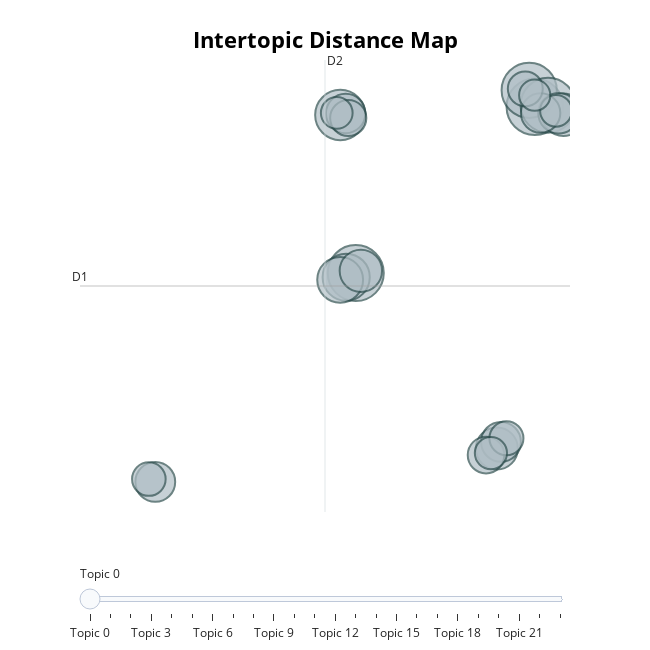

The notebook cell this image was saved under:
### Code cell
topic_model.visualize_topics()

### Figure 1 — Plotly figure (JSON) as saved in the notebook; plotly's stock layout.template omitted (floating-point values rounded to 4 significant figures)
{"data": [{"customdata": [[0, "decision divorce | divorce question | question divorce | father children | end marriage", 105], [1, "new job | job question | quit job | leave job | change job", 103], [2, "nursing home | question father | surgery question | admitted hospital | went doctor", 100], [3, "relationship question | longterm relationship | decision break | end relationship | question hardest", 99], [4, "real estate | house question | buy house | new house | school district", 83], [5, "job question | senior management | development team | redo plan | team members", 73], [6, "question na question | na question | question na | question na question na | na question na", 69], [7, "start business | starting business | job start | job start business | business question", 59], [8, "primary school | new school | private school | school child | send child", 59], [9, "application form | filling application | choose major | high school | college entrance examination", 58], [10, "life question | cut ties | family members | society question | able visit", 54], [11, "loan question | money question | took loan | needed money | borrow money", 52], [12, "high school | junior college | going college | computer science | family wanted", 52], [13, "city question | moving city | question moving | city question leaving | moving away", 51], [14, "cesarean section | second child | question abortion | abortion question | got pregnant", 51], [15, "pursue mba | mba question | job pursue mba | pursuing mba | job pursue", 44], [16, "career development | new city | difficult decision accept | decision accept | promotion opportunity", 43], [17, "dog sleep | year old | correct thing | veterinary clinic | responsibility animal", 40], [18, "study abroad | studying abroad | foreign country | study university | away family", 38], [19, "buy car | car question | new car | buying new | car wanted", 37], [20, "entrance examination | postgraduate entrance | postgraduate entrance examination | college entrance examination | college entrance", 34], [21, "country question | leave country | leave family | moved canada | new country", 33], [22, "married question | question marriage | getting married | decision married | question kind", 33], [23, "grandmothers funeral | funeral question | home attend | say goodbye | league final", 32]], "hovertemplate": "<b>Topic %{customdata[0]}</b><br>%{customdata[1]}<br>Size: %{customdata[2]}", "legendgroup": "", "marker": {"color": "#B0BEC5", "line": {"color": "DarkSlateGrey", "width": 2}, "size": [105, 103, 100, 99, 83, 73, 69, 59, 59, 58, 54, 52, 52, 51, 51, 44, 43, 40, 38, 37, 34, 33, 33, 32], "sizemode": "area", "sizeref": 0.06563, "symbol": "circle"}, "mode": "markers", "name": "", "orientation": "v", "showlegend": false, "type": "scatter", "x": [-2.53, -8.73, -2.726, -2.073, -9.265, -9.062, -9.27, -8.554, -1.545, -3.847, -1.709, -15.67, -3.702, -9.08, -2.331, -4.22, -8.99, -2.861, -3.514, -15.89, -4.051, -9.388, -1.799, -2.535], "xaxis": "x", "y": [13.79, 0.6358, 15.09, 13.91, 13.13, 0.3054, 0.09713, 0.8117, 13.15, -13.24, 13.27, -15.87, -12.71, 13.25, 13.29, -13.76, 12.89, 15.2, -12.42, -15.65, -13.6, 13.3, 13.47, 14.7], "yaxis": "y"}], "layout": {"annotations": [{"showarrow": false, "text": "D1", "x": -18.28, "y": -0.388, "yshift": 10}, {"showarrow": false, "text": "D2", "x": -9.795, "xshift": 10, "y": 17.48}], "height": 650, "hoverlabel": {"bgcolor": "white", "font": {"family": "Rockwell", "size": 16}}, "legend": {"itemsizing": "constant", "tracegroupgap": 0}, "margin": {"t": 60}, "shapes": [{"line": {"color": "#CFD8DC", "width": 2}, "type": "line", "x0": -9.795, "x1": -9.795, "y0": -18.26, "y1": 17.48}, {"line": {"color": "#9E9E9E", "width": 2}, "type": "line", "x0": -18.28, "x1": -1.313, "y0": -0.388, "y1": -0.388}], "sliders": [{"active": 0, "pad": {"t": 50}, "steps": [{"args": [{"marker.color": [["red", "#B0BEC5", "#B0BEC5", "#B0BEC5", "#B0BEC5", "#B0BEC5", "#B0BEC5", "#B0BEC5", "#B0BEC5", "#B0BEC5", "#B0BEC5", "#B0BEC5", "#B0BEC5", "#B0BEC5", "#B0BEC5", "#B0BEC5", "#B0BEC5", "#B0BEC5", "#B0BEC5", "#B0BEC5", "#B0BEC5", "#B0BEC5", "#B0BEC5", "#B0BEC5"]]}], "label": "Topic 0", "method": "update"}, {"args": [{"marker.color": [["#B0BEC5", "red", "#B0BEC5", "#B0BEC5", "#B0BEC5", "#B0BEC5", "#B0BEC5", "#B0BEC5", "#B0BEC5", "#B0BEC5", "#B0BEC5", "#B0BEC5", "#B0BEC5", "#B0BEC5", "#B0BEC5", "#B0BEC5", "#B0BEC5", "#B0BEC5", "#B0BEC5", "#B0BEC5", "#B0BEC5", "#B0BEC5", "#B0BEC5", "#B0BEC5"]]}], "label": "Topic 1", "method": "update"}, {"args": [{"marker.color": [["#B0BEC5", "#B0BEC5", "red", "#B0BEC5", "#B0BEC5", "#B0BEC5", "#B0BEC5", "#B0BEC5", "#B0BEC5", "#B0BEC5", "#B0BEC5", "#B0BEC5", "#B0BEC5", "#B0BEC5", "#B0BEC5", "#B0BEC5", "#B0BEC5", "#B0BEC5", "#B0BEC5", "#B0BEC5", "#B0BEC5", "#B0BEC5", "#B0BEC5", "#B0BEC5"]]}], "label": "Topic 2", "method": "update"}, {"args": [{"marker.color": [["#B0BEC5", "#B0BEC5", "#B0BEC5", "red", "#B0BEC5", "#B0BEC5", "#B0BEC5", "#B0BEC5", "#B0BEC5", "#B0BEC5", "#B0BEC5", "#B0BEC5", "#B0BEC5", "#B0BEC5", "#B0BEC5", "#B0BEC5", "#B0BEC5", "#B0BEC5", "#B0BEC5", "#B0BEC5", "#B0BEC5", "#B0BEC5", "#B0BEC5", "#B0BEC5"]]}], "label": "Topic 3", "method": "update"}, {"args": [{"marker.color": [["#B0BEC5", "#B0BEC5", "#B0BEC5", "#B0BEC5", "red", "#B0BEC5", "#B0BEC5", "#B0BEC5", "#B0BEC5", "#B0BEC5", "#B0BEC5", "#B0BEC5", "#B0BEC5", "#B0BEC5", "#B0BEC5", "#B0BEC5", "#B0BEC5", "#B0BEC5", "#B0BEC5", "#B0BEC5", "#B0BEC5", "#B0BEC5", "#B0BEC5", "#B0BEC5"]]}], "label": "Topic 4", "method": "update"}, {"args": [{"marker.color": [["#B0BEC5", "#B0BEC5", "#B0BEC5", "#B0BEC5", "#B0BEC5", "red", "#B0BEC5", "#B0BEC5", "#B0BEC5", "#B0BEC5", "#B0BEC5", "#B0BEC5", "#B0BEC5", "#B0BEC5", "#B0BEC5", "#B0BEC5", "#B0BEC5", "#B0BEC5", "#B0BEC5", "#B0BEC5", "#B0BEC5", "#B0BEC5", "#B0BEC5", "#B0BEC5"]]}], "label": "Topic 5", "method": "update"}, {"args": [{"marker.color": [["#B0BEC5", "#B0BEC5", "#B0BEC5", "#B0BEC5", "#B0BEC5", "#B0BEC5", "red", "#B0BEC5", "#B0BEC5", "#B0BEC5", "#B0BEC5", "#B0BEC5", "#B0BEC5", "#B0BEC5", "#B0BEC5", "#B0BEC5", "#B0BEC5", "#B0BEC5", "#B0BEC5", "#B0BEC5", "#B0BEC5", "#B0BEC5", "#B0BEC5", "#B0BEC5"]]}], "label": "Topic 6", "method": "update"}, {"args": [{"marker.color": [["#B0BEC5", "#B0BEC5", "#B0BEC5", "#B0BEC5", "#B0BEC5", "#B0BEC5", "#B0BEC5", "red", "#B0BEC5", "#B0BEC5", "#B0BEC5", "#B0BEC5", "#B0BEC5", "#B0BEC5", "#B0BEC5", "#B0BEC5", "#B0BEC5", "#B0BEC5", "#B0BEC5", "#B0BEC5", "#B0BEC5", "#B0BEC5", "#B0BEC5", "#B0BEC5"]]}], "label": "Topic 7", "method": "update"}, {"args": [{"marker.color": [["#B0BEC5", "#B0BEC5", "#B0BEC5", "#B0BEC5", "#B0BEC5", "#B0BEC5", "#B0BEC5", "#B0BEC5", "red", "#B0BEC5", "#B0BEC5", "#B0BEC5", "#B0BEC5", "#B0BEC5", "#B0BEC5", "#B0BEC5", "#B0BEC5", "#B0BEC5", "#B0BEC5", "#B0BEC5", "#B0BEC5", "#B0BEC5", "#B0BEC5", "#B0BEC5"]]}], "label": "Topic 8", "method": "update"}, {"args": [{"marker.color": [["#B0BEC5", "#B0BEC5", "#B0BEC5", "#B0BEC5", "#B0BEC5", "#B0BEC5", "#B0BEC5", "#B0BEC5", "#B0BEC5", "red", "#B0BEC5", "#B0BEC5", "#B0BEC5", "#B0BEC5", "#B0BEC5", "#B0BEC5", "#B0BEC5", "#B0BEC5", "#B0BEC5", "#B0BEC5", "#B0BEC5", "#B0BEC5", "#B0BEC5", "#B0BEC5"]]}], "label": "Topic 9", "method": "update"}, {"args": [{"marker.color": [["#B0BEC5", "#B0BEC5", "#B0BEC5", "#B0BEC5", "#B0BEC5", "#B0BEC5", "#B0BEC5", "#B0BEC5", "#B0BEC5", "#B0BEC5", "red", "#B0BEC5", "#B0BEC5", "#B0BEC5", "#B0BEC5", "#B0BEC5", "#B0BEC5", "#B0BEC5", "#B0BEC5", "#B0BEC5", "#B0BEC5", "#B0BEC5", "#B0BEC5", "#B0BEC5"]]}], "label": "Topic 10", "method": "update"}, {"args": [{"marker.color": [["#B0BEC5", "#B0BEC5", "#B0BEC5", "#B0BEC5", "#B0BEC5", "#B0BEC5", "#B0BEC5", "#B0BEC5", "#B0BEC5", "#B0BEC5", "#B0BEC5", "red", "#B0BEC5", "#B0BEC5", "#B0BEC5", "#B0BEC5", "#B0BEC5", "#B0BEC5", "#B0BEC5", "#B0BEC5", "#B0BEC5", "#B0BEC5", "#B0BEC5", "#B0BEC5"]]}], "label": "Topic 11", "method": "update"}, {"args": [{"marker.color": [["#B0BEC5", "#B0BEC5", "#B0BEC5", "#B0BEC5", "#B0BEC5", "#B0BEC5", "#B0BEC5", "#B0BEC5", "#B0BEC5", "#B0BEC5", "#B0BEC5", "#B0BEC5", "red", "#B0BEC5", "#B0BEC5", "#B0BEC5", "#B0BEC5", "#B0BEC5", "#B0BEC5", "#B0BEC5", "#B0BEC5", "#B0BEC5", "#B0BEC5", "#B0BEC5"]]}], "label": "Topic 12", "method": "update"}, {"args": [{"marker.color": [["#B0BEC5", "#B0BEC5", "#B0BEC5", "#B0BEC5", "#B0BEC5", "#B0BEC5", "#B0BEC5", "#B0BEC5", "#B0BEC5", "#B0BEC5", "#B0BEC5", "#B0BEC5", "#B0BEC5", "red", "#B0BEC5", "#B0BEC5", "#B0BEC5", "#B0BEC5", "#B0BEC5", "#B0BEC5", "#B0BEC5", "#B0BEC5", "#B0BEC5", "#B0BEC5"]]}], "label": "Topic 13", "method": "update"}, {"args": [{"marker.color": [["#B0BEC5", "#B0BEC5", "#B0BEC5", "#B0BEC5", "#B0BEC5", "#B0BEC5", "#B0BEC5", "#B0BEC5", "#B0BEC5", "#B0BEC5", "#B0BEC5", "#B0BEC5", "#B0BEC5", "#B0BEC5", "red", "#B0BEC5", "#B0BEC5", "#B0BEC5", "#B0BEC5", "#B0BEC5", "#B0BEC5", "#B0BEC5", "#B0BEC5", "#B0BEC5"]]}], "label": "Topic 14", "method": "update"}, {"args": [{"marker.color": [["#B0BEC5", "#B0BEC5", "#B0BEC5", "#B0BEC5", "#B0BEC5", "#B0BEC5", "#B0BEC5", "#B0BEC5", "#B0BEC5", "#B0BEC5", "#B0BEC5", "#B0BEC5", "#B0BEC5", "#B0BEC5", "#B0BEC5", "red", "#B0BEC5", "#B0BEC5", "#B0BEC5", "#B0BEC5", "#B0BEC5", "#B0BEC5", "#B0BEC5", "#B0BEC5"]]}], "label": "Topic 15", "method": "update"}, {"args": [{"marker.color": [["#B0BEC5", "#B0BEC5", "#B0BEC5", "#B0BEC5", "#B0BEC5", "#B0BEC5", "#B0BEC5", "#B0BEC5", "#B0BEC5", "#B0BEC5", "#B0BEC5", "#B0BEC5", "#B0BEC5", "#B0BEC5", "#B0BEC5", "#B0BEC5", "red", "#B0BEC5", "#B0BEC5", "#B0BEC5", "#B0BEC5", "#B0BEC5", "#B0BEC5", "#B0BEC5"]]}], "label": "Topic 16", "method": "update"}, {"args": [{"marker.color": [["#B0BEC5", "#B0BEC5", "#B0BEC5", "#B0BEC5", "#B0BEC5", "#B0BEC5", "#B0BEC5", "#B0BEC5", "#B0BEC5", "#B0BEC5", "#B0BEC5", "#B0BEC5", "#B0BEC5", "#B0BEC5", "#B0BEC5", "#B0BEC5", "#B0BEC5", "red", "#B0BEC5", "#B0BEC5", "#B0BEC5", "#B0BEC5", "#B0BEC5", "#B0BEC5"]]}], "label": "Topic 17", "method": "update"}, {"args": [{"marker.color": [["#B0BEC5", "#B0BEC5", "#B0BEC5", "#B0BEC5", "#B0BEC5", "#B0BEC5", "#B0BEC5", "#B0BEC5", "#B0BEC5", "#B0BEC5", "#B0BEC5", "#B0BEC5", "#B0BEC5", "#B0BEC5", "#B0BEC5", "#B0BEC5", "#B0BEC5", "#B0BEC5", "red", "#B0BEC5", "#B0BEC5", "#B0BEC5", "#B0BEC5", "#B0BEC5"]]}], "label": "Topic 18", "method": "update"}, {"args": [{"marker.color": [["#B0BEC5", "#B0BEC5", "#B0BEC5", "#B0BEC5", "#B0BEC5", "#B0BEC5", "#B0BEC5", "#B0BEC5", "#B0BEC5", "#B0BEC5", "#B0BEC5", "#B0BEC5", "#B0BEC5", "#B0BEC5", "#B0BEC5", "#B0BEC5", "#B0BEC5", "#B0BEC5", "#B0BEC5", "red", "#B0BEC5", "#B0BEC5", "#B0BEC5", "#B0BEC5"]]}], "label": "Topic 19", "method": "update"}, {"args": [{"marker.color": [["#B0BEC5", "#B0BEC5", "#B0BEC5", "#B0BEC5", "#B0BEC5", "#B0BEC5", "#B0BEC5", "#B0BEC5", "#B0BEC5", "#B0BEC5", "#B0BEC5", "#B0BEC5", "#B0BEC5", "#B0BEC5", "#B0BEC5", "#B0BEC5", "#B0BEC5", "#B0BEC5", "#B0BEC5", "#B0BEC5", "red", "#B0BEC5", "#B0BEC5", "#B0BEC5"]]}], "label": "Topic 20", "method": "update"}, {"args": [{"marker.color": [["#B0BEC5", "#B0BEC5", "#B0BEC5", "#B0BEC5", "#B0BEC5", "#B0BEC5", "#B0BEC5", "#B0BEC5", "#B0BEC5", "#B0BEC5", "#B0BEC5", "#B0BEC5", "#B0BEC5", "#B0BEC5", "#B0BEC5", "#B0BEC5", "#B0BEC5", "#B0BEC5", "#B0BEC5", "#B0BEC5", "#B0BEC5", "red", "#B0BEC5", "#B0BEC5"]]}], "label": "Topic 21", "method": "update"}, {"args": [{"marker.color": [["#B0BEC5", "#B0BEC5", "#B0BEC5", "#B0BEC5", "#B0BEC5", "#B0BEC5", "#B0BEC5", "#B0BEC5", "#B0BEC5", "#B0BEC5", "#B0BEC5", "#B0BEC5", "#B0BEC5", "#B0BEC5", "#B0BEC5", "#B0BEC5", "#B0BEC5", "#B0BEC5", "#B0BEC5", "#B0BEC5", "#B0BEC5", "#B0BEC5", "red", "#B0BEC5"]]}], "label": "Topic 22", "method": "update"}, {"args": [{"marker.color": [["#B0BEC5", "#B0BEC5", "#B0BEC5", "#B0BEC5", "#B0BEC5", "#B0BEC5", "#B0BEC5", "#B0BEC5", "#B0BEC5", "#B0BEC5", "#B0BEC5", "#B0BEC5", "#B0BEC5", "#B0BEC5", "#B0BEC5", "#B0BEC5", "#B0BEC5", "#B0BEC5", "#B0BEC5", "#B0BEC5", "#B0BEC5", "#B0BEC5", "#B0BEC5", "red"]]}], "label": "Topic 23", "method": "update"}]}], "title": {"font": {"color": "Black", "size": 22}, "text": "<b>Intertopic Distance Map</b>", "x": 0.5, "xanchor": "center", "y": 0.95, "yanchor": "top"}, "width": 650, "xaxis": {"anchor": "y", "domain": [0, 1], "range": [-18.28, -1.313], "title": {"text": ""}, "visible": false}, "yaxis": {"anchor": "x", "domain": [0, 1], "range": [-18.26, 17.48], "title": {"text": ""}, "visible": false}}}
